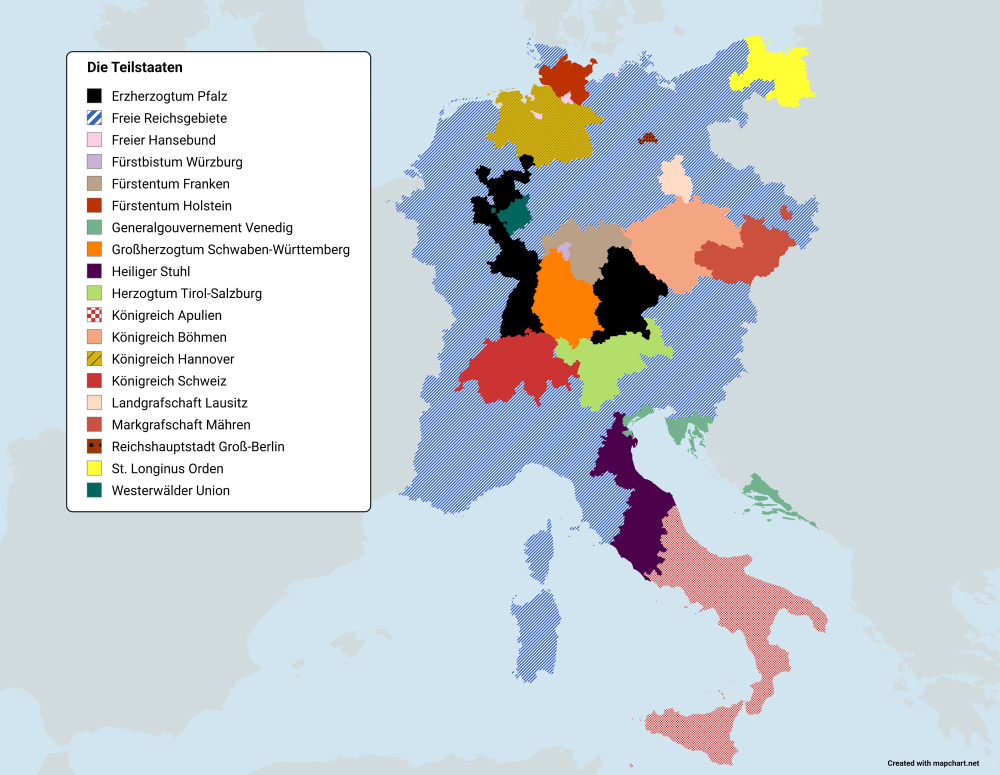
#> input picture assets/img/original/i74e21fe796eaa5e0.jpg, 3000 x 2325 px, found by its file name (shown at 1/3 size)
$ python projektionen.py ../../../assets/img/original/i74e21fe796eaa5e0.jpg
#> lines starting #> are read from the running program, lines starting #| are printed output that depends on the picture; after the words box and inside, x2 and y2 are one past the last pixel; in counts of white or black regions, pixels touching at a corner belong together
import json, math, sys
import numpy as np
from PIL import Image, ImageDraw
S = sys.argv[1]; W = 500
im = Image.open("/root/imperium_germanicum/assets/img/original/i74e21fe796eaa5e0.jpg").convert("RGB")
#> im is the input picture: PIL image 3000x2325 RGB; mean R, G, B 202.3, 209.4, 215.1
H = round(W * im.size[1] / im.size[0])
#> H = 388
a = np.asarray(im.resize((W, H)), dtype=np.int16)
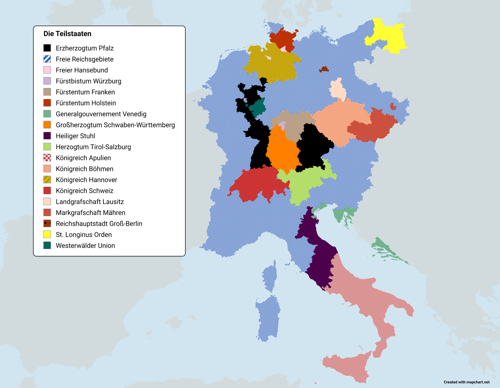
#> a: shape (388, 500, 3) int16; mean R, G, B 202.2, 209.3, 215
land_bild = ~(np.abs(a - np.array([209, 229, 240])).sum(axis=2) < 18)
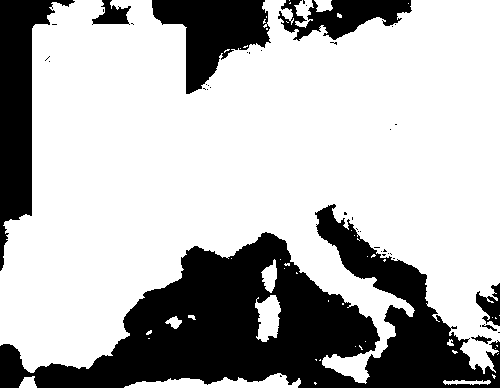
#> land_bild: shape (388, 500) bool; 70.6% white; 43 black regions (35 under 20 px), largest, box (x1, y1, x2, y2) and area: (0, 204, 500, 388) 39092, (0, 0, 75, 271) 7761, (152, 0, 271, 94) 5853
gueltig = np.ones_like(land_bild)
gueltig[int(0.055 * H):int(0.68 * H), int(0.055 * W):int(0.385 * W)] = False
gueltig[int(0.97 * H):, int(0.85 * W):] = False
#> (the run stopped early here; a loop or call above may not have finished)
